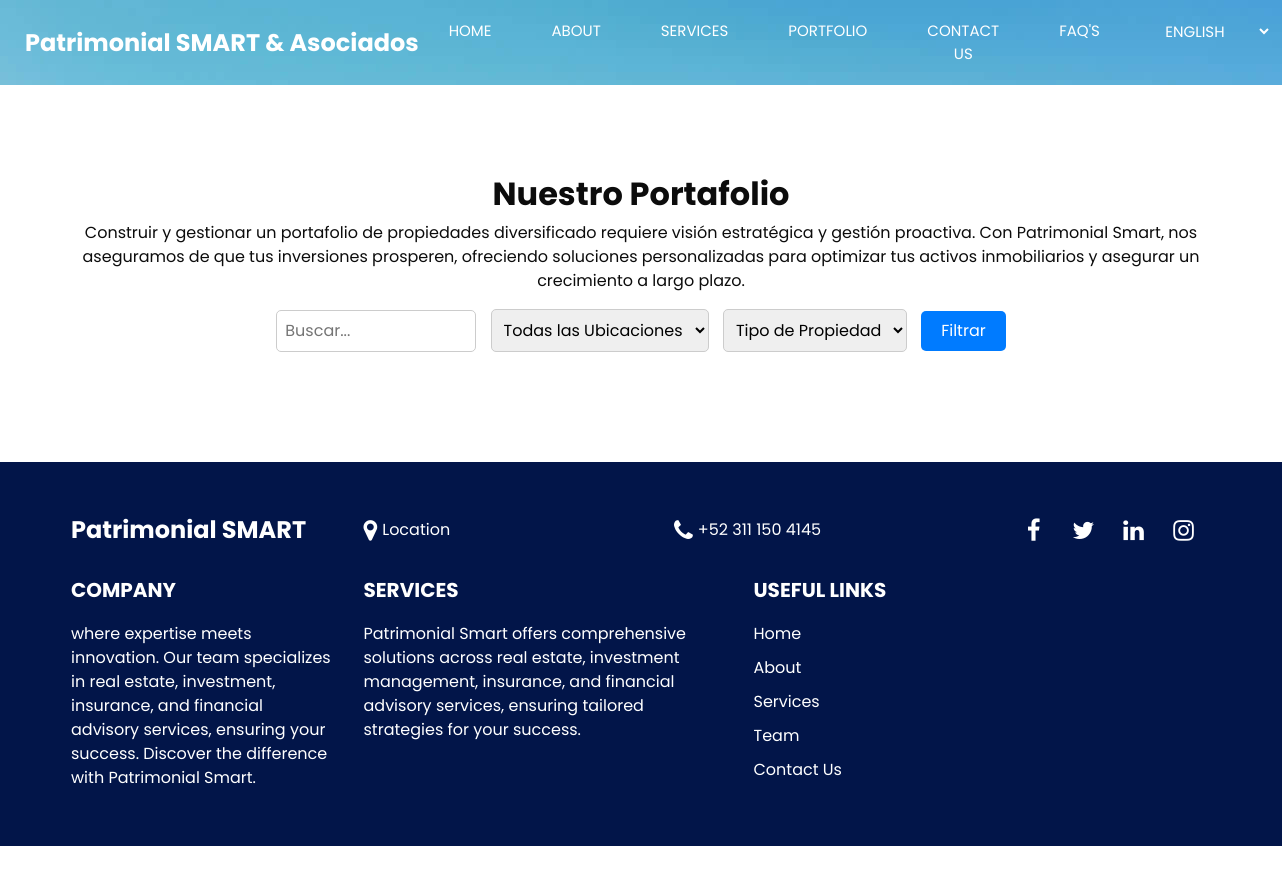
/web_site/portfolio, run on an earlier commit of the app's database.
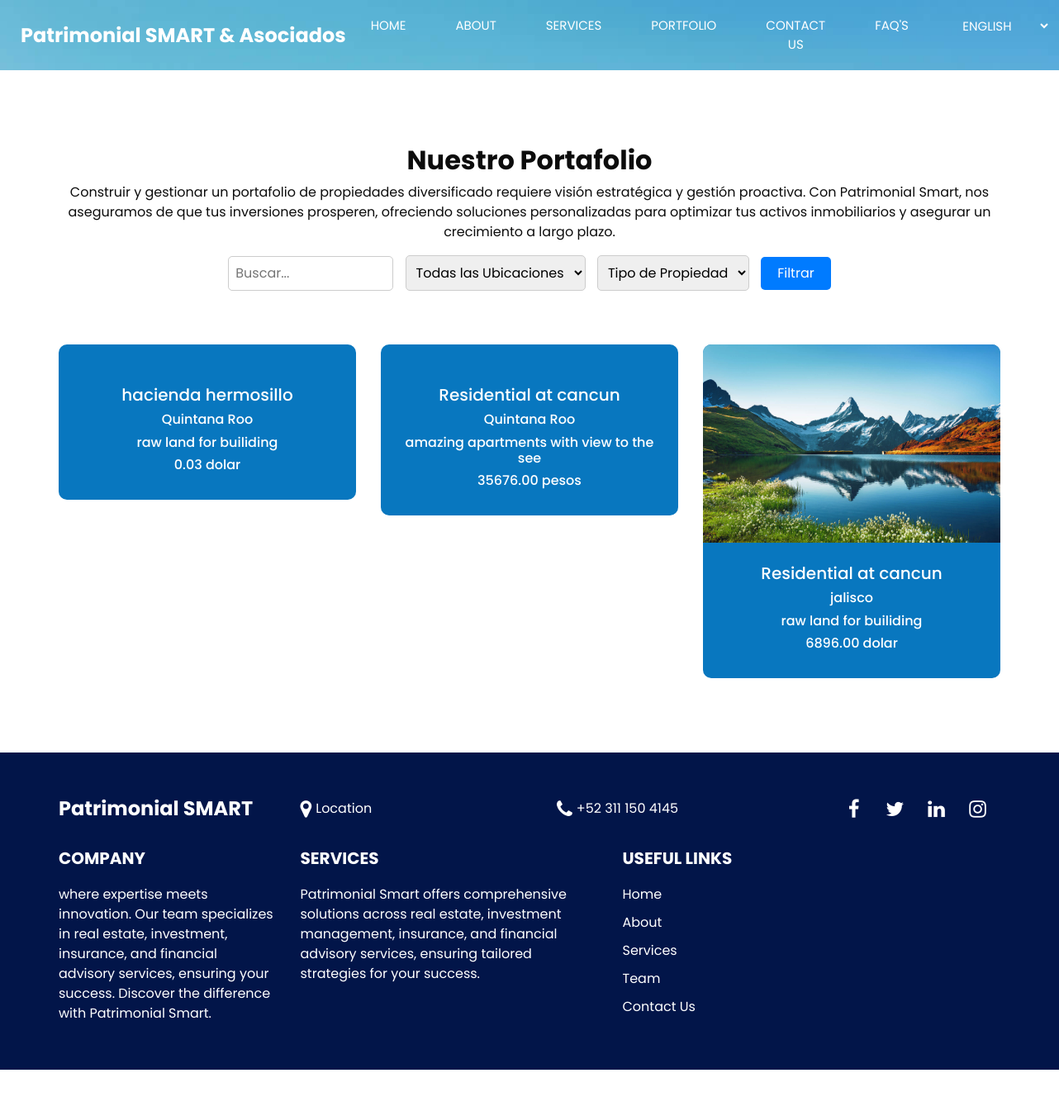
And on a later commit of the database.
### web_site/models.py (models this page shows)
class SMRTPROPERTIES(models.Model):
    imb_ID = models.AutoField(primary_key=True, db_column='IMBID')
    imb_Category = models.CharField(max_length=60, null=True, db_column='IMBCATEGORY')
    imb_Name = models.CharField(max_length=120, null=True, db_column='IMBNAME')
    imb_MLS = models.FloatField(null=True, db_column='IMBMLS')
    imb_Type = models.CharField(max_length=50, null=True, db_column='IMBTYPE')
    imb_City = models.CharField(max_length=50, null=True, db_column='IMBCITY')
    imb_State = models.CharField(max_length=50, null=True, db_column='IMBSTATE')
    imb_Area = models.CharField(max_length=80, null=True, db_column='IMBAREA')
    imb_Bedrooms = models.SmallIntegerField(null=True, db_column='IMBBEDROOMS')
    imb_Bathrooms = models.SmallIntegerField(null=True, db_column='IMBBATHROOMS')
    imb_Size = models.FloatField(null=True, db_column='IMBSIZE')
    imb_Price = models.DecimalField(max_digits=12, decimal_places=2, null=True, db_column='IMBPRICE')
    imb_Currency = models.CharField(max_length=30, null=True, db_column='CURRENCY')
    imb_New_Flag = models.BooleanField(null=True, db_column='IMBNEWFLAG')
    imb_Owner = models.CharField(max_length=80, null=True, db_column='IMBOWNER')
    imb_Agent = models.CharField(max_length=80, null=True, db_column='IMBAGENT')
    imb_Prom_Disc = models.BooleanField(null=True, db_column='IMBPROMDISC')
    imb_Description = models.CharField(max_length=200, null=True, db_column='IMBDESCRIPTION')
    imb_Active = models.BooleanField(null=True, db_column='IMBACTIVE')
    imb_Image = models.ImageField(upload_to='static/images/property_images/', null=True, blank=True, db_column="IMBIMAGE")
    class Meta:
        managed = True
        db_table = 'SMRTPROPERTIES'

### web_site/views.py (the view)
# urls.py: path("portfolio", views.portfolio, name="portfolio"),
def portfolio(request):
    cities = SMRTPROPERTIES.objects.filter(imb_Active=True).values_list('imb_City', flat=True).distinct()
    property_types = SMRTPROPERTIES.objects.filter(imb_Active=True).values_list('imb_Type', flat=True).distinct()
    if request.method == 'GET':
        location_filter = request.GET.get('location_filter')
        property_type_filter = request.GET.get('property_type_filter')
        active_props = SMRTPROPERTIES.objects.filter(imb_Active=True)
        if location_filter:
            active_props = active_props.filter(imb_City=location_filter)
        if property_type_filter:
            active_props = active_props.filter(imb_Type=property_type_filter)
    context = {
        "props": active_props,
        "cities": cities,
        "property_types": property_types,
    }
    return render(request, "web_site/portfolio.html", context)

### web_site/templates/web_site/portfolio.html (shortened to what this page needs)
{% extends "web_site/layout.html" %}
{% block content%}
<div style="background-color: white;">
    <section class="team_section layout_padding">
        <div class="container">
          <div class="heading_container heading_center">
            <h2>
              Nuestro Portafolio
            </h2>
            <p>
              Construir y gestionar un portafolio de propiedades diversificado
               requiere visión estratégica y gestión proactiva. Con Patrimonial Smart,
               nos aseguramos de que tus inversiones prosperen,
               ofreciendo soluciones personalizadas para optimizar tus activos inmobiliarios y asegurar un crecimiento a largo plazo.
            </p>
            <div class="search_bar">
              <form action="{% url 'portfolio' %}" method="get">
                  <input type="text" name="search" placeholder="Buscar...">
                  <select name="location_filter" id="location_filter">
                      <option value="">Todas las Ubicaciones</option>
                  </select>
                  <select name="property_type_filter" id="property_type_filter">
                      <option value="">Tipo de Propiedad</option>
                  </select>
                  <button type="submit">Filtrar</button>
              </form>
          </div>
          </div>
          <div class="row">
            {% for prop in props %}
            <div class="col-md-4 col-sm-6 mx-auto">
                <div class="box">
                  <div class="img-box">
                    <img src="{{ prop.imb_Image.url}}" alt="">
                  </div>
                  <div class="detail-box">
                    <h5>
                      {{ prop.imb_Name }}
                    </h5>
                    <h6 class="">
                      {{ prop.imb_State }}
                    </h6>
                    <h6 class="">
                      {{ prop.imb_Description }}
                    </h6>
                    <h6 class="">
                      {{ prop.imb_Price }}  {{ prop.imb_Currency }}
                    </h6>
                  </div>
                </div>
              </div>
            {% endfor %}
        </div>
      </section>
    </div>
{%endblock%}

### web_site/templates/web_site/layout.html (shortened to what this page needs)
<!DOCTYPE html>
<html>
<head>
  <link rel="stylesheet" type="text/css" href="/static/css/bootstrap.css" />
  <link rel="stylesheet" type="text/css" href="https://cdnjs.cloudflare.com/ajax/libs/OwlCarousel2/2.3.4/assets/owl.carousel.min.css" />
  <link rel="stylesheet" href="https://cdnjs.cloudflare.com/ajax/libs/jquery-nice-select/1.1.0/css/nice-select.min.css" />
  <link href="/static/css/font-awesome.min.css" rel="stylesheet" />
  <link href="/static/css/style.css" rel="stylesheet" />
  <link href="/static/css/responsive.css" rel="stylesheet" />
</head>
<body>
  <div class="hero_area">
    <div class="hero_bg_box">
    </div>
    <header class="header_section">
      <div class="header_bottom">
        <div class="container-fluid">
          <nav class="navbar navbar-expand-lg custom_nav-container ">
            <h1 class="navbar-brand">Patrimonial SMART & Asociados</h1>
            <div class="collapse navbar-collapse" id="navbarSupportedContent">
              <ul class="navbar-nav  ">
                <li class="nav-item active">
                  <a class="nav-link" href="{% url 'index'%}">Home <span class="sr-only">(current)</span></a>
                </li>
                <li class="nav-item">
                  <a class="nav-link" href="{% url 'about'%}"> About</a>
                </li>
                <li class="nav-item">
                  <a class="nav-link" href="{% url 'services'%}">Services</a>
                </li>
                <li class="nav-item">
                  <a class="nav-link" href="{% url 'portfolio'%}"> Portfolio </a>
                </li>
                <li class="nav-item">
                  <a class="nav-link" href="{% url 'contact'%}"> Contact Us</a>
                </li>
                <li class="nav-item">
                  <a class="nav-link" href="{% url 'faqs'%}">FAQ's</a>
                </li>
                <li class="nav-item">
                  <select name="language" style="background: none; border: none;" id="languageSelect" class="nav-link">
                    <option value="en" style="background: none; border: none;" class="nav-link">English</option>
                  </select>
                </li>
              </ul>
            </div>
          </nav>
        </div>
      </div>
    </header>
    {% block content%}
    {%endblock%}
  <section class="info_section ">
    <div class="container">
      <div class="info_top">
        <div class="row">
          <div class="col-md-3 ">
            <a class="navbar-brand" href="index.html">
              Patrimonial SMART
            </a>
          </div>
          <div class="col-md-5 ">
            <div class="info_contact">
              <a href="">
                <i class="fa fa-map-marker" aria-hidden="true"></i>
                <span>
                  Location
                </span>
              </a>
              <a href="">
                <i class="fa fa-phone" aria-hidden="true"></i>
                <span>
                  +52 311 150 4145
                </span>
              </a>
            </div>
          </div>
          <div class="col-md-4 ">
            <div class="social_box">
              <a href="">
                <i class="fa fa-facebook" aria-hidden="true"></i>
              </a>
              <a href="">
                <i class="fa fa-twitter" aria-hidden="true"></i>
              </a>
              <a href="">
                <i class="fa fa-linkedin" aria-hidden="true"></i>
              </a>
              <a href="">
                <i class="fa fa-instagram" aria-hidden="true"></i>
              </a>
            </div>
          </div>
        </div>
      </div>
      <div class="info_bottom">
        <div class="row">
          <div class="col-lg-3 col-md-6">
            <div class="info_detail">
              <h5>
                Company
              </h5>
              <p>
                where expertise meets innovation.
                Our team specializes in real estate,
                investment, insurance, and financial
                advisory services, ensuring your success.
                Discover the difference with Patrimonial Smart.
              </p>
            </div>
          </div>
          <div class="col-lg-4 col-md-6">
            <div class="info_detail">
              <h5>
                Services
              </h5>
              <p>
                Patrimonial Smart offers comprehensive solutions across real estate, investment management, insurance, and financial advisory services, ensuring tailored strategies for your success.
              </p>
            </div>
          </div>
          <div class="col-lg-2 col-md-6">
            <div class="">
              <h5>
                Useful links
              </h5>
              <ul class="info_menu">
                <li>
                  <a href="index.html">
                    Home
                  </a>
                </li>
                <li>
                  <a href="about.html">
                    About
                  </a>
                </li>
                <li>
                  <a href="service.html">
                    Services
                  </a>
                </li>
                <li>
                  <a href="team.html">
                    Team
                  </a>
                </li>
                <li class="mb-0">
                  <a href="contact.html">
                    Contact Us
                  </a>
                </li>
              </ul>
            </div>
          </div>
        </div>
      </div>
    </div>
  </section>
  <footer class="footer_section">
    <div class="container">
      <p>
      </p>
    </div>
  </footer>
</body>
</html>

### web_site/static/css/style.css (style rules this page uses)
body { font-family: 'Poppins', sans-serif; color: #0c0c0c; background-color: #ffffff; overflow-x: hidden; }
.layout_padding { padding: 90px 0; }
.heading_container { display: -webkit-box; display: -ms-flexbox; display: flex; -webkit-box-orient: vertical; -webkit-box-direction: normal; -ms-flex-direction: column; flex-direction: column; -webkit-box-align: start; -ms-flex-align: start; align-items: flex-start; }
.heading_container h2 { position: relative; font-weight: bold; }
.heading_container.heading_center { -webkit-box-align: center; -ms-flex-align: center; align-items: center; text-align: center; }
a, a:hover, a:focus { text-decoration: none; }
.hero_area { position: relative; min-height: 100vh; display: -webkit-box; display: -ms-flexbox; display: flex; -webkit-box-orient: vertical; -webkit-box-direction: normal; -ms-flex-direction: column; flex-direction: column; }
.hero_area .hero_bg_box { position: absolute; top: 0; left: 0; width: 100%; height: 100%; overflow: hidden; z-index: -1; }
.hero_area .hero_bg_box::before { content: ""; position: absolute; top: 0; left: 0; width: 100%; height: 100%; background: -webkit-gradient(linear, left top, right top, from(rgba(0, 0, 0, 0)), to(rgba(0, 0, 0, 0.1))); background: linear-gradient(to right, rgba(0, 0, 0, 0), rgba(0, 0, 0, 0)); }
.header_section .header_bottom { padding: 15px 0; }
.header_section .header_bottom .container-fluid { padding-right: 25px; padding-left: 25px; }
.navbar-brand { color: #ffffff; font-weight: bold; font-size: 24px; margin: auto; }
.custom_nav-container { padding: 0; }
.custom_nav-container .navbar-nav { margin-left: auto; }
.custom_nav-container .navbar-nav .nav-item .nav-link { padding: 5px 30px; color: #ffffff; text-align: center; text-transform: uppercase; border-radius: 5px; font-size: 15px; -webkit-transition: all .3s; transition: all .3s; }
.team_section .box { display: -webkit-box; display: -ms-flexbox; display: flex; -webkit-box-orient: vertical; -webkit-box-direction: normal; -ms-flex-direction: column; flex-direction: column; background-color: #0877bf; border-radius: 10px; overflow: hidden; margin-top: 45px; }
.team_section .box .img-box { width: 100%; }
.team_section .box .img-box img { width: 100%; }
.team_section .box .detail-box { width: 100%; color: #ffffff; padding: 25px 15px; text-align: center; }
.info_section { background-color: #021549; color: #ffffff; padding: 45px 0 10px 0; }
.info_section h5 { margin-bottom: 20px; text-transform: uppercase; font-weight: bold; }
.info_section .info_top { margin-bottom: 25px; }
.info_section .info_top .row { -webkit-box-align: center; -ms-flex-align: center; align-items: center; }
.info_section .info_contact { display: -webkit-box; display: -ms-flexbox; display: flex; -webkit-box-pack: justify; -ms-flex-pack: justify; justify-content: space-between; min-width: 245px; }
.info_section .info_contact a { display: -webkit-box; display: -ms-flexbox; display: flex; -webkit-box-align: center; -ms-flex-align: center; align-items: center; color: #ffffff; }
.info_section .info_contact a i { margin-right: 5px; font-size: 24px; }
.info_section .social_box { display: -webkit-box; display: -ms-flexbox; display: flex; -webkit-box-pack: end; -ms-flex-pack: end; justify-content: flex-end; }
.info_section .social_box a { display: -webkit-box; display: -ms-flexbox; display: flex; -webkit-box-pack: center; -ms-flex-pack: center; justify-content: center; -webkit-box-align: center; -ms-flex-align: center; align-items: center; width: 45px; height: 45px; border-radius: 5px; color: #ffffff; margin-right: 5px; font-size: 24px; }
.info_section .info_bottom .row > div { margin-bottom: 30px; }
.info_section .info_menu { display: -webkit-box; display: -ms-flexbox; display: flex; -webkit-box-orient: vertical; -webkit-box-direction: normal; -ms-flex-direction: column; flex-direction: column; padding-left: 0; }
.info_section .info_menu li { list-style-type: none; margin-bottom: 10px; }
.info_section .info_menu li a { color: #ffffff; }
.footer_section { position: relative; background-color: #ffffff; text-align: center; }
.footer_section p { color: #252525; padding: 25px 0; margin: 0; }

### web_site/static/css/responsive.css (style rules this page uses)
@media (min-width: 1200px) { .container { max-width: 1170px; } }

What changed in the data, as far as the page shows it:
added SMRTPROPERTIES: imb_Name "hacienda hermosillo", imb_State "Quintana Roo", imb_Description "raw land for builiding", imb_Price "0.03", imb_Currency "dolar"
added SMRTPROPERTIES: imb_Name "Residential at cancun", imb_State "Quintana Roo", imb_Description "amazing apartments with view to the see", imb_Price "35676.00", imb_Currency "pesos"
added SMRTPROPERTIES: imb_Image (picture), imb_Name "Residential at cancun", imb_State "jalisco", imb_Description "raw land for builiding", imb_Price "6896.00", imb_Currency "dolar"
